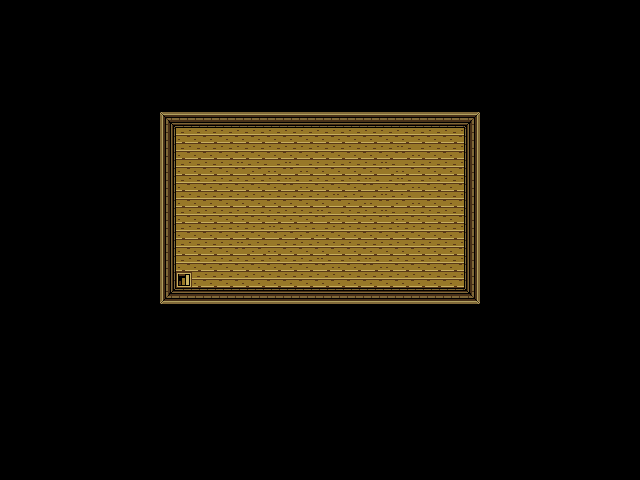

This is a level from a 2D game, rendered from its Tiled map with the project's own tilesets. A one-line summary and the complete map file follow:
An orthogonal 40x30 tile map with 16x16 px tiles, 1 tile layer (Calque de Tile 1).

<map version="1.0" orientation="orthogonal" width="40" height="30" tilewidth="16" tileheight="16">
 <tileset firstgid="1" name="Indoor" tilewidth="16" tileheight="16">
  <image source="../graphics/tilesets/indoor.png" trans="ff00ff" width="256" height="256" />
 </tileset>
 <layer name="Calque de Tile 1" width="40" height="30">
  <data encoding="csv">
113,113,113,113,113,113,113,113,113,113,113,113,113,113,113,113,113,113,113,113,113,113,113,113,113,113,113,113,113,113,113,113,113,113,113,113,113,113,113,113,
113,113,113,113,113,113,113,113,113,113,113,113,113,113,113,113,113,113,113,113,113,113,113,113,113,113,113,113,113,113,113,113,113,113,113,113,113,113,113,113,
113,113,113,113,113,113,113,113,113,113,113,113,113,113,113,113,113,113,113,113,113,113,113,113,113,113,113,113,113,113,113,113,113,113,113,113,113,113,113,113,
113,113,113,113,113,113,113,113,113,113,113,113,113,113,113,113,113,113,113,113,113,113,113,113,113,113,113,113,113,113,113,113,113,113,113,113,113,113,113,113,
113,113,113,113,113,113,113,113,113,113,113,113,113,113,113,113,113,113,113,113,113,113,113,113,113,113,113,113,113,113,113,113,113,113,113,113,113,113,113,113,
113,113,113,113,113,113,113,113,113,113,113,113,113,113,113,113,113,113,113,113,113,113,113,113,113,113,113,113,113,113,113,113,113,113,113,113,113,113,113,113,
113,113,113,113,113,113,113,113,113,113,113,113,113,113,113,113,113,113,113,113,113,113,113,113,113,113,113,113,113,113,113,113,113,113,113,113,113,113,113,113,
113,113,113,113,113,113,113,113,113,113,81,65,65,65,65,65,65,65,65,65,65,65,65,65,65,65,65,65,65,82,113,113,113,113,113,113,113,113,113,113,
113,113,113,113,113,113,113,113,113,113,66,2,2,2,2,2,2,2,2,2,2,2,2,2,2,2,2,2,2,49,113,113,113,113,113,113,113,113,113,113,
113,113,113,113,113,113,113,113,113,113,66,2,2,2,2,2,2,2,2,2,2,2,2,2,2,3,2,2,2,49,113,113,113,113,113,113,113,113,113,113,
113,113,113,113,113,113,113,113,113,113,66,2,2,2,2,3,3,2,3,2,2,2,2,2,3,2,2,2,2,49,113,113,113,113,113,113,113,113,113,113,
113,113,113,113,113,113,113,113,113,113,66,2,2,2,2,2,2,2,3,2,2,2,2,3,2,3,2,2,2,49,113,113,113,113,113,113,113,113,113,113,
113,113,113,113,113,113,113,113,113,113,66,2,2,2,2,2,2,2,2,2,2,3,3,2,3,3,2,2,2,49,113,113,113,113,113,113,113,113,113,113,
113,113,113,113,113,113,113,113,113,113,66,2,2,2,2,2,2,2,2,2,3,2,2,2,3,2,2,2,2,49,113,113,113,113,113,113,113,113,113,113,
113,113,113,113,113,113,113,113,113,113,66,2,2,2,2,2,2,3,3,3,2,2,2,2,2,2,2,2,2,49,113,113,113,113,113,113,113,113,113,113,
113,113,113,113,113,113,113,113,113,113,66,2,2,2,2,3,3,2,2,2,2,2,2,2,2,2,2,2,2,49,113,113,113,113,113,113,113,113,113,113,
113,113,113,113,113,113,113,113,113,113,66,2,2,2,2,2,2,2,2,2,3,2,2,3,2,2,2,2,2,49,113,113,113,113,113,113,113,113,113,113,
113,113,113,113,113,113,113,113,113,113,66,250,2,2,2,2,2,2,2,2,2,2,2,2,2,2,2,2,2,49,113,113,113,113,113,113,113,113,113,113,
113,113,113,113,113,113,113,113,113,113,97,50,50,50,50,50,50,50,50,50,50,50,50,50,50,50,50,50,50,98,113,113,113,113,113,113,113,113,113,113,
113,113,113,113,113,113,113,113,113,113,113,113,113,113,113,113,113,113,113,113,113,113,113,113,113,113,113,113,113,113,113,113,113,113,113,113,113,113,113,113,
113,113,113,113,113,113,113,113,113,113,113,113,113,113,113,113,113,113,113,113,113,113,113,113,113,113,113,113,113,113,113,113,113,113,113,113,113,113,113,113,
113,113,113,113,113,113,113,113,113,113,113,113,113,113,113,113,113,113,113,113,113,113,113,113,113,113,113,113,113,113,113,113,113,113,113,113,113,113,113,113,
113,113,113,113,113,113,113,113,113,113,113,113,113,113,113,113,113,113,113,113,113,113,113,113,113,113,113,113,113,113,113,113,113,113,113,113,113,113,113,113,
113,113,113,113,113,113,113,113,113,113,113,113,113,113,113,113,113,113,113,113,113,113,113,113,113,113,113,113,113,113,113,113,113,113,113,113,113,113,113,113,
113,113,113,113,113,113,113,113,113,113,113,113,113,113,113,113,113,113,113,113,113,113,113,113,113,113,113,113,113,113,113,113,113,113,113,113,113,113,113,113,
113,113,113,113,113,113,113,113,113,113,113,113,113,113,113,113,113,113,113,113,113,113,113,113,113,113,113,113,113,113,113,113,113,113,113,113,113,113,113,113,
113,113,113,113,113,113,113,113,113,113,113,113,113,113,113,113,113,113,113,113,113,113,113,113,113,113,113,113,113,113,113,113,113,113,113,113,113,113,113,113,
113,113,113,113,113,113,113,113,113,113,113,113,113,113,113,113,113,113,113,113,113,113,113,113,113,113,113,113,113,113,113,113,113,113,113,113,113,113,113,113,
113,113,113,113,113,113,113,113,113,113,113,113,113,113,113,113,113,113,113,113,113,113,113,113,113,113,113,113,113,113,113,113,113,113,113,113,113,113,113,113,
113,113,113,113,113,113,113,113,113,113,113,113,113,113,113,113,113,113,113,113,113,113,113,113,113,113,113,113,113,113,113,113,113,113,113,113,113,113,113,113
</data>
 </layer>
</map>
